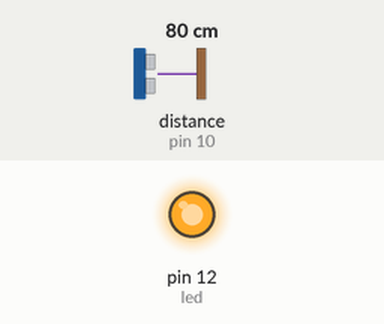
Simulated run of this program. Board: Arduino Uno, built with avr-gcc and run on an emulated ATmega328P. On the bench: output pins drawn as LEDs (lit = HIGH). Wiring (inferred from the names in the program): ultrasonic range finder: trigger pin 9; echo pin 10. Inputs (shaded band) come from the test bench; at power-on: distance to the obstacle (sensor on pin 10) 80 cm. The echo pulse lasts 58.3 µs per cm; pins used as bus, display or sensor lines are not drawn; what the program prints to the serial monitor is not drawn.

Above: at 0.05 s.
Timing chart, 0 to 5.8 s (numbered marks = the images above):
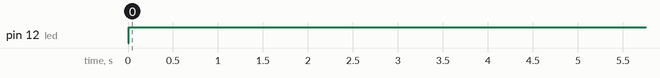

The program:

main.cpp
```cpp
#include<Arduino.h>

// defines pins numbers
const int trigPin = 9;
const int echoPin = 10;
const int led = 12;
// defines variables
long duration;
int distance;
int threshold = 0; // set threshold.

void setup() {
  pinMode(trigPin, OUTPUT); // Sets the trigPin as an Output
  pinMode(led, OUTPUT);
  pinMode(echoPin, INPUT); // Sets the echoPin as an Input
  Serial.begin(9600); // Starts the serial communication
}
void loop() {
  // Clears the trigPin
  digitalWrite(trigPin, LOW);
  delayMicroseconds(2);

  // Sets the trigPin on HIGH state for 10 micro seconds
  digitalWrite(trigPin, HIGH);
  delayMicroseconds(10);
  digitalWrite(trigPin, LOW);

  // Reads the echoPin, returns the sound wave travel time in microseconds
  duration = pulseIn(echoPin, HIGH);

  // Calculating the distance
  distance = duration * 0.034 / 2;

  // Prints the distance on the Serial Monitor
  Serial.print("Distance: ");
  Serial.println(distance);

  // if the distance measured is greater than or equal to the threshold set then we turn on the LED for 5 seconds
  if(distance >= threshold)
  {
    digitalWrite(led, HIGH);
    delay(5000);
    digitalWrite(led, LOW);
  }
}
```

Measured:
- by itself, pin 12 (led): LOW → HIGH at 0.01 s
